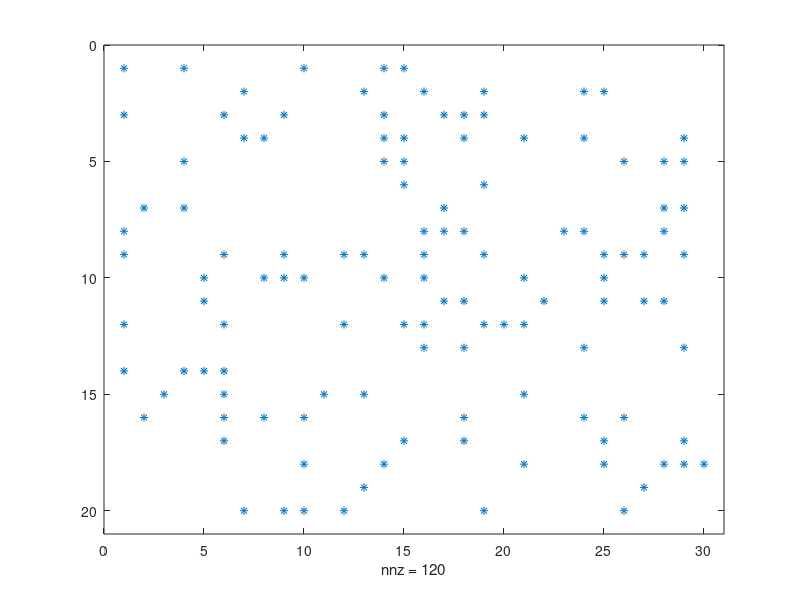

Reproduce this figure in MATLAB. (Note: this script raises an error after producing the figure.)
% test matrix solve methods

%% select rng seed
rand('twister',6548);

%% generate matrix
m = 20;
n = 30;
d = .2;
A = sprand(m,n,d);
spy(A)

%% get lusol object
mylu = lusol(A);

%% get factors
L = mylu.L0();
U = mylu.U();

%% solveL
Bc1 = 5;
B1 = rand(m,Bc1);
[X1 inform1] = mylu.solveL(B1);
norm(L*X1 - B1,1)

%% solveLt
Bc2 = 5;
B2 = rand(m,Bc2);
[X2 inform2] = mylu.solveLt(B2);
norm(L'*X2 - B2,1)

%% solveU
Bc3 = 5;
B3 = rand(m,Bc3);
[X3 inform3 resid3] = mylu.solveU(B3);
norm(U*X3 - B3,1)

%% solveUt
Bc4 = 5;
B4 = rand(n,Bc4);
[X4 inform4 resid4] = mylu.solveUt(B4);
norm(U'*X4 - B4,1)

%% solveA
Bc5 = 5;
B5 = rand(m,Bc5);
[X5 inform5 resid5] = mylu.solveA(B5);
norm(A*X5 - B5,1)

%% solveAt
Bc6 = 5;
B6 = rand(n,Bc6);
[X6 inform6 resid6] = mylu.solveAt(B6);
norm(A'*X6 - B6,1)
